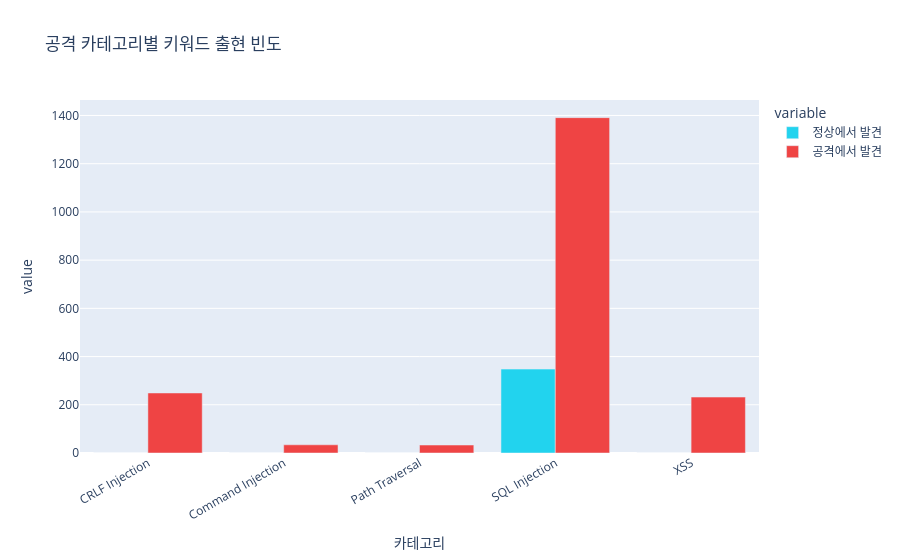

Write notebook code for a chart like this one.
### Code cell
# %% [7] 공격 카테고리별 키워드 출현 빈도
attack_categories = {
    "SQL Injection": ["'", "select", "union", "drop", "insert",
                      "delete", "update", "or '", "1=1", "--"],
    "XSS": ["<script", "alert(", "onerror", "<iframe",
            "<img", "javascript:", "onfocus"],
    "Path Traversal": ["../", "..\\", "/etc/passwd", "/etc/shadow"],
    "Command Injection": ["; ", "|", "&&", "/bin/", "cat ",
                          "rm ", "wget", "curl"],
    "CRLF Injection": ["%0d", "%0a", "\\r\\n"],
}

results = []
for category, keywords in attack_categories.items():
    for kw in keywords:
        normal_count = df[df["label"] == "Normal"]["full_text"].str.contains(
            re.escape(kw), case=False, na=False
        ).sum()
        attack_count = df[df["label"] == "Anomalous"]["full_text"].str.contains(
            re.escape(kw), case=False, na=False
        ).sum()
        results.append({
            "카테고리": category,
            "키워드": kw,
            "정상에서 발견": int(normal_count),
            "공격에서 발견": int(attack_count),
            "공격 집중도(%)": round(attack_count / max(normal_count + attack_count, 1) * 100, 1),
        })

result_df = pd.DataFrame(results)

cat_summary = result_df.groupby("카테고리").agg({
    "정상에서 발견": "sum",
    "공격에서 발견": "sum",
}).reset_index()

fig = px.bar(
    cat_summary.melt(id_vars="카테고리"),
    x="카테고리", y="value", color="variable",
    title="공격 카테고리별 키워드 출현 빈도",
    barmode="group",
    color_discrete_map={
        "정상에서 발견": "#22d3ee",
        "공격에서 발견": "#ef4444",
    },
)
fig.update_layout(xaxis_tickangle=-30)
fig.show()

### Figure 1 — Plotly figure (JSON) as saved in the notebook; plotly's stock layout.template omitted (floating-point values rounded to 4 significant figures)
{"data": [{"alignmentgroup": "True", "hovertemplate": "variable=정상에서 발견<br>카테고리=%{x}<br>value=%{y}<extra></extra>", "legendgroup": "정상에서 발견", "marker": {"color": "#22d3ee", "pattern": {"shape": ""}}, "name": "정상에서 발견", "offsetgroup": "정상에서 발견", "orientation": "v", "showlegend": true, "textposition": "auto", "type": "bar", "x": ["CRLF Injection", "Command Injection", "Path Traversal", "SQL Injection", "XSS"], "xaxis": "x", "y": [0, 0, 0, 348, 0], "yaxis": "y"}, {"alignmentgroup": "True", "hovertemplate": "variable=공격에서 발견<br>카테고리=%{x}<br>value=%{y}<extra></extra>", "legendgroup": "공격에서 발견", "marker": {"color": "#ef4444", "pattern": {"shape": ""}}, "name": "공격에서 발견", "offsetgroup": "공격에서 발견", "orientation": "v", "showlegend": true, "textposition": "auto", "type": "bar", "x": ["CRLF Injection", "Command Injection", "Path Traversal", "SQL Injection", "XSS"], "xaxis": "x", "y": [249, 34, 33, 1391, 232], "yaxis": "y"}], "layout": {"barmode": "group", "legend": {"title": {"text": "variable"}, "tracegroupgap": 0}, "title": {"text": "공격 카테고리별 키워드 출현 빈도"}, "xaxis": {"anchor": "y", "domain": [0, 1], "tickangle": -30, "title": {"text": "카테고리"}}, "yaxis": {"anchor": "x", "domain": [0, 1], "title": {"text": "value"}}}}
